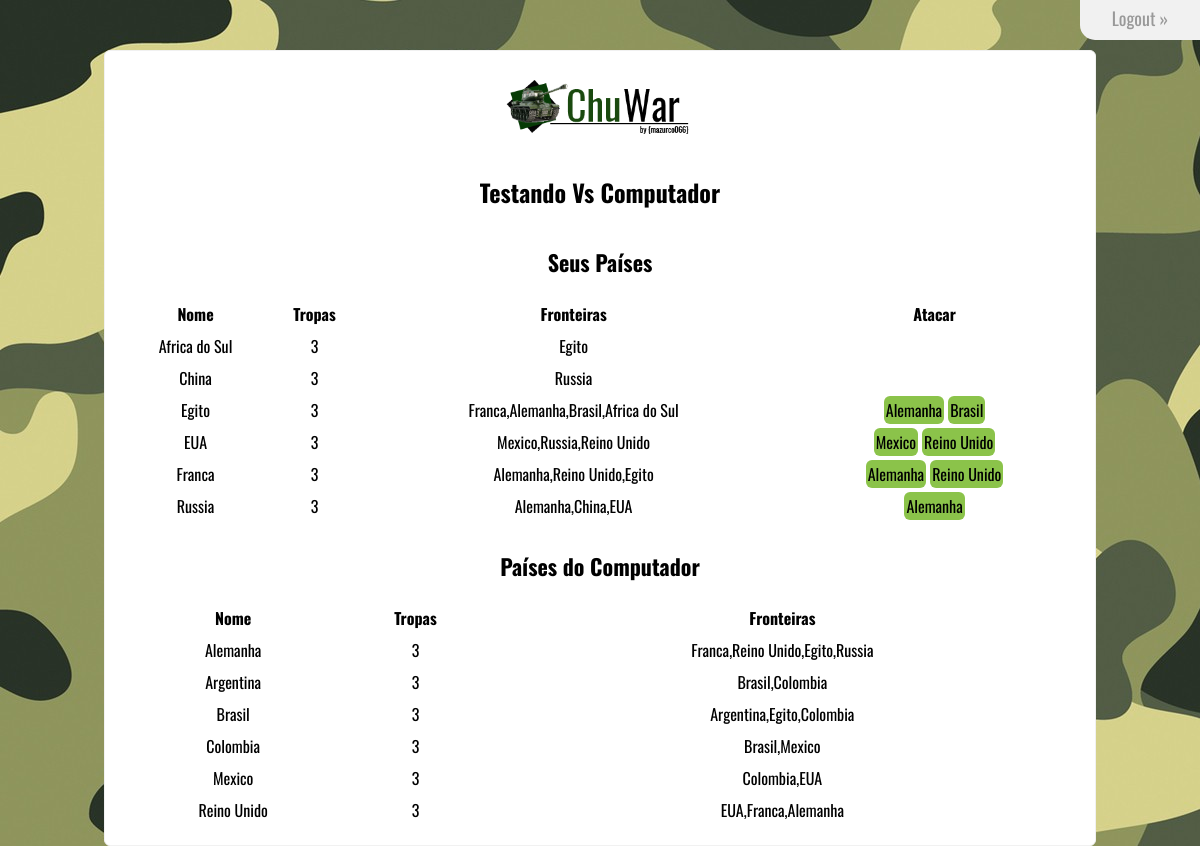
Page / (signed in) on the committed database.
### tables this page shows
CREATE TABLE `status_paises` (
  `ID` int(11) NOT NULL,
  `Jogo_ID` int(11) NOT NULL,
  `Pais_ID` int(11) NOT NULL,
  `Nome` varchar(50) NOT NULL,
  `tropas` int(11) NOT NULL,
  `Pertence` varchar(50) NOT NULL,
  `fronteiras` varchar(90) DEFAULT NULL
);

### classes/bean/Jogo.class.php (called while the page is built, shortened)
<?php
class Jogo{
  private $usuario;
  private $computador;
  function __construct(Usuario $user){
    $this->usuario = $user;
    $this->computador = new Computador();
    $this->Vpaises = $this->recuperaPaises();
  }
  function getPaisesUsuario(){
    return $this->usuario->getPaises();
  }
  function getPaisesComputador(){
    return $this->computador->getPaises();
  }
  function recuperaPaises(){
    $conexao = new DB;
    $conexao=$conexao->getConnection();
    $rs = $conexao->prepare("SELECT * FROM paises");
    if ($rs->execute()){
      $paises = [];
      while($pais = $rs->fetch(PDO::FETCH_OBJ)){
        $objeto = new Pais();
        $objeto->setID($pais->ID);
        $objeto->setNome($pais->Nome);
        $objeto->setTropas($pais->tropas);
        $objeto->setFronteiras($pais->fronteiras);
        $paises[] = $objeto;
      }
      return $paises;
    }
    else{
      $flash="OPS!... ouve algum erro em nosso Sistema. Por Favor contate administrador!";
      echo $flash;
    }
  }
  function carregaJogo(){
    $conexao = new DB;
    $conexao=$conexao->getConnection();
    $rs = $conexao->prepare("Select ID from jogos where id_usuario = ?");
    $id = $this->usuario->getId();
    $rs->bindParam(1,$id);
    if ($rs->execute()){
      $row = $rs->fetch(PDO::FETCH_OBJ);
      $idJogo = $row->ID;
      $rs = $conexao->prepare("SELECT * from status_paises WHERE Jogo_ID = ? and Pertence = 'Jogador'");
      $rs->bindParam(1,$idJogo);
      $rs->execute();
      if($rs->rowCount() > 0){
        $paisesUs = [];
        while($pais = $rs->fetch(PDO::FETCH_OBJ)){
          $objeto = new Pais();
          $objeto->setID($pais->Pais_ID);
          $objeto->setNome($pais->Nome);
          $objeto->setTropas($pais->tropas);
          $objeto->setFronteiras($pais->fronteiras);
          $paisesUs[] = $objeto;
        }
        $this->usuario->setPaises($paisesUs);
      }
      $rs = $conexao->prepare("SELECT * from status_paises WHERE Jogo_ID = ? and Pertence = 'Computador'");
      $rs->bindParam(1,$idJogo);
      $rs->execute();
      if($rs->rowCount() > 0){
        $paisesCp = [];
        while($pais = $rs->fetch(PDO::FETCH_OBJ)){
          $objeto = new Pais();
          $objeto->setID($pais->Pais_ID);
          $objeto->setNome($pais->Nome);
          $objeto->setTropas($pais->tropas);
          $objeto->setFronteiras($pais->fronteiras);
          $paisesCp[] = $objeto;
        }
        $this->computador->setPaises($paisesCp);
      }
    }
    else{
      $flash="OPS!... ouve algum erro em nosso Sistema. Por Favor contate administrador!";
      echo $flash;
    }
  }
}
 ?>

### classes/bean/Usuario.class.php (called while the page is built, shortened)
<?php
class Usuario{
  private $id;
  private $paises = NULL;
  public function setId($id){
    $this->id = $id;
  }
  public function getId(){
    return $this->id;
  }
  public function setPaises($paises){
		$this->paises = $paises;
	}
	public function getPaises(){
		return $this->paises;
	}
}
?>

### classes/bean/Pais.class.php (called while the page is built, shortened)
<?php
class Pais{
	private $Nome;
	private $tropas;
	private $fronteiras;
	function setNome($nome){
		$this->Nome = $nome;
	}
	function getNome(){
		return $this->Nome;
	}
	function setTropas($Tropas){
		$this->tropas = $Tropas;
	}
	function getTropas(){
		return  $this->tropas;
	}
	function setFronteiras($fronteiras){
		$this->fronteiras = $fronteiras;
	}
	function getFronteiras(){
		return $this->fronteiras;
	}
}
?>

### classes/bean/Computador.class.php (called while the page is built)
<?php
class Computador{
  private $paises = NULL;
  public function setPaises($paises){
		$this->paises = $paises;
	}
	public function getPaises(){
		return $this->paises;
	}
}
?>

### includes/imprimeTabela.php (the view)
<p style="text-align: center; font: 400 22px Oswald;"><b>Seus Países</b></p>
<br>
<table width="100%" border="0">
        <tr>
            <th>Nome</th>
            <th>Tropas</th>
            <th>Fronteiras</th>
            <th>Atacar</th>
        </tr>
        <?php
          foreach ($Vusuario as $key => $value) {
        ?>
        <tr>
          <td style="text-align: center"><?php echo $value->getNome(); ?></td>
          <td style="text-align: center"><?php echo $value->getTropas(); ?></td>
          <td style="text-align: center"><?php echo $value->getFronteiras(); ?></td>
          <td style="text-align: center">
            <?php
              $front = $value->getFronteiras();
              $listaFronteiras = explode(",", $front);
              foreach ($listaFronteiras as $item => $valor){
                foreach ($Vcomputador as $pais => $p) {
                  $nomePais = $p->getNome();
                  if(strcmp($valor, $nomePais) == 0){
                    echo '<a id="ataque" href="!#">'.$nomePais.'</a>';
                  }
                }
              }
            ?>
          </td>
        </tr>
        <?php
          }
         ?>
</table>
<br>
<p style="text-align: center; font: 400 22px Oswald;"><b>Países do Computador</b></p>
<br>
<table width="100%" border="0">
        <tr>
            <th>Nome</th>
            <th>Tropas</th>
            <th>Fronteiras</th>
        </tr>
        <?php
          foreach ($Vcomputador as $key => $value) {
        ?>
        <tr>
          <td style="text-align: center"><?php echo $value->getNome(); ?></td>
          <td style="text-align: center"><?php echo $value->getTropas(); ?></td>
          <td style="text-align: center"><?php echo $value->getFronteiras(); ?></td>
        </tr>
        <?php
          }
         ?>
</table>

### css/estilo.css (style rules this page uses)
* { margin: 0; padding: 0; outline: none; list-style: none; }
a { text-decoration: none; }
body { font: 300 16px Oswald; background-image: url(../img/camo.jpeg); }
table { border-collapse: separate; border-spacing: 0 8px; margin-top: -8px; }
#ataque { padding: 2px; margin: 2px; background: #8bc34a; color: #000; width: 50px; height: 40px; border-radius: 6px; -webkit-border-radius: 6px; -moz-border-radius: 6px; }
.txt,.txt:focus,.sb,.sb:hover,#cadastro,#cadastro:hover,#ataque,#ataque:hover { transition: all 0.5s linear; -webkit-transition: all 0.5s linear; -moz-transition: all 0.5s linear; }

### rows in the picture
status_paises: Nome "Africa do Sul", tropas "3", fronteiras "Egito"
status_paises: Nome "China", tropas "3", fronteiras "Russia"
status_paises: Nome "Egito", tropas "3", fronteiras "Franca,Alemanha,Brasil,Africa do Sul"
status_paises: Nome "Alemanha", tropas "3", fronteiras "Franca,Reino Unido,Egito,Russia"
status_paises: Nome "Brasil", tropas "3", fronteiras "Argentina,Egito,Colombia"
status_paises: Nome "EUA", tropas "3", fronteiras "Mexico,Russia,Reino Unido"
status_paises: Nome "Mexico", tropas "3", fronteiras "Colombia,EUA"
status_paises: Nome "Reino Unido", tropas "3", fronteiras "EUA,Franca,Alemanha"
status_paises: Nome "Franca", tropas "3", fronteiras "Alemanha,Reino Unido,Egito"
status_paises: Nome "Russia", tropas "3", fronteiras "Alemanha,China,EUA"
status_paises: Nome "Argentina", tropas "3", fronteiras "Brasil,Colombia"
status_paises: Nome "Colombia", tropas "3", fronteiras "Brasil,Mexico"

### other values in the picture
$usuario->getNome() "Testando"
